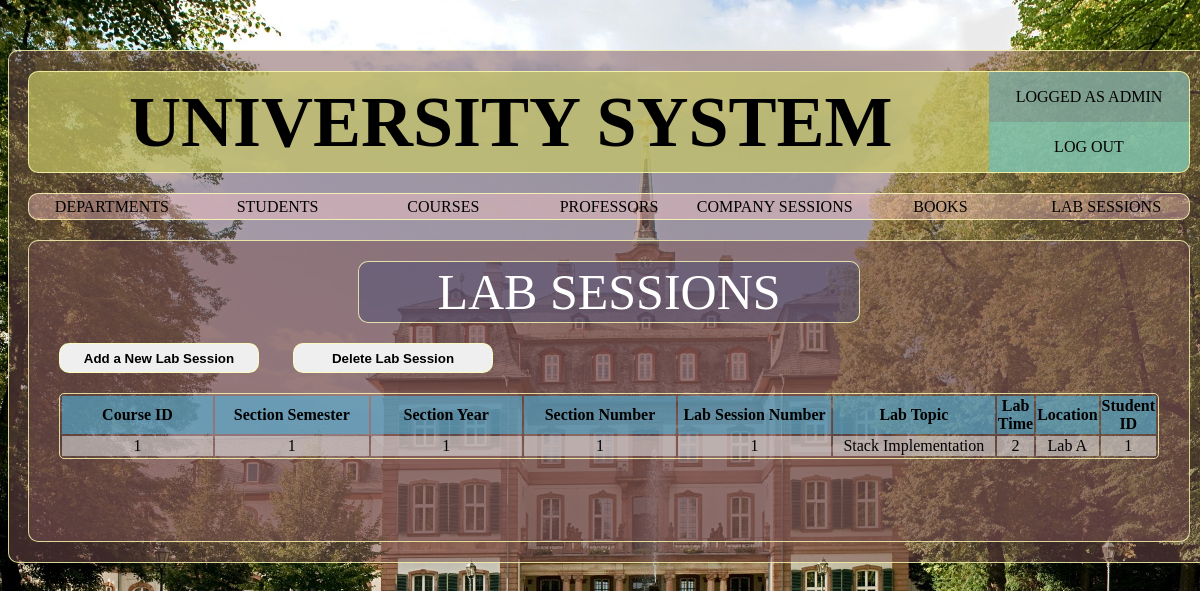
Screenshot of /pages/lab_sessions.php (signed in) with the database file from the repository.
### tables this page shows
CREATE TABLE `labsession` (
  `courseID` varchar(20) NOT NULL,
  `secSem` int(5) NOT NULL,
  `secYear` int(5) NOT NULL,
  `secNo` int(5) NOT NULL,
  `labSessionNo` int(5) NOT NULL,
  `labTopic` varchar(100) DEFAULT NULL,
  `labTime` varchar(50) DEFAULT NULL,
  `location` varchar(100) DEFAULT NULL,
  `stdID` varchar(20) NOT NULL
);

### pages/lab_sessions.php (the view, shortened to what this page needs)
<?php
require_once('layout/header.php');
?>
		<div class="container sub-page border-default">
			<div class="sub-page-box">
				<div class="container sub-page-title text-center border-default"> LAB SESSIONS </div>
			</div>
			<div class="sub-page-box">
				<button class="sub-page-btn border-default" name="add_lab_session" onclick="show_div('hidden_div')"> Add a New Lab Session </button>
                <button name="delete_lab_session" class="sub-page-btn border-default" onclick="show_div('hidden_delete_div')">Delete Lab Session </button>
			</div>
			<div class="sub-page-box">
				<table class="container sub-page-table text-center">
					<tr>
                        <th>Course ID</th>
						<th>Section Semester</th>
						<th>Section Year</th>
                        <th>Section Number</th>
						<th>Lab Session Number</th>
						<th>Lab Topic</th>
                        <th>Lab Time</th>
                        <th>Location</th>
                        <th>Student ID</th>
					</tr>
                        <?php
                            require_once('../inc/config.php');
                            $query="SELECT * FROM labsession";
                        $userquery=mysqli_query($connection,$query);
                        if(mysqli_num_rows($userquery)>0){
                            while($row=mysqli_fetch_assoc($userquery)){
                                    echo "<tr><td>".$row['courseID']."</td>";
                                    echo "<td>".$row['secSem']."</td>";
                                    echo "<td>".$row['secYear']."</td>";
                                    echo "<td>".$row['secNo']."</td>";
                                    echo "<td>".$row['labSessionNo']."</td>";
                                    echo "<td>".$row['labTopic']."</td>";
                                    echo "<td>".$row['labTime']."</td>";
                                    echo "<td>".$row['location']."</td>";
                                    echo "<td>".$row['stdID']."</td></tr>";
                                }
                            }
                        ?>
				</table>
			</div>
		</div>
</body>
</html>

### css/main.css (style rules this page uses)
body { background-image: url("../assets/uni-back.jpg"); background-attachment: fixed; }
.container { margin: 0px auto; }
.border-default { border: 1px solid rgba(255,255,180,0.8); border-radius: 10px; }
.text-center { text-align: center; }

### css/subpage.css (style rules this page uses)
.sub-page { display: block; margin-top: 20px; margin-bottom: 20px; width: 1160px; min-height: 300px; background-color: rgba(120,80,80,0.5); }
.sub-page-box { display: block; }
.sub-page-title { margin-top: 20px; width: 500px; min-height: 60px; line-height: 60px; font-size: 50px; color: white; background-color: rgba(80,80,120,0.5); }
.sub-page-btn { margin-top: 20px; margin-left: 30px; min-height:30px; min-width: 200px; font-weight: bold; }
.sub-page-table { margin-top: 20px; margin-bottom: 20px; width: 1100px; border: 1px solid rgba(255,255,180,0.8); border-radius: 5px; }
.sub-page-table th { background-color: rgba(80,180,220,0.6); min-height: 30px; }
.sub-page-table td { background-color: rgba(220,220,220,0.6); min-height: 30px; }

### pages/layout/header.php (style rules this page uses)
.sub-page-table th,td { width: 16.5%; }

### rows the page displays
labsession: courseID "1", secSem "1", secYear "1", secNo "1", labSessionNo "1", labTopic "Stack Implementation", labTime "2", location "Lab A", stdID "1"
